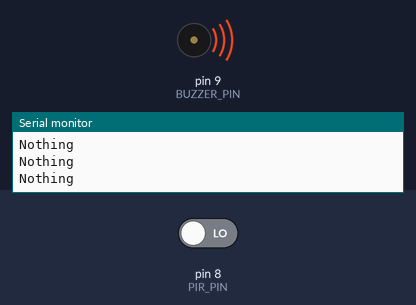
The sketch below on a simulated Arduino Uno, built with avr-gcc and run on an emulated ATmega328P. Shown: buzzer (waves = sounding, pin HIGH), the last lines printed to the serial monitor. Inputs (shaded band) come from the test bench; at power-on: pin 8 (PIR_PIN) LOW.

Above: at 6.2 s.
6.3 s: pin 8 (PIR_PIN) driven HIGH
At 6.8 s:
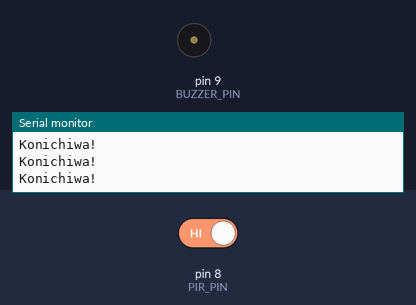
8.2 s: pin 8 (PIR_PIN) driven LOW
At 9.6 s:
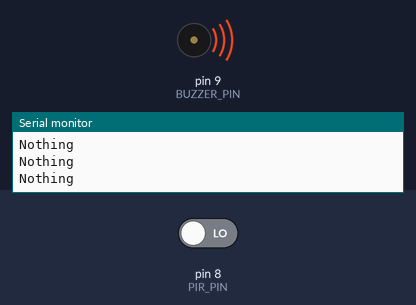
Timing chart, 0 to 11.2 s (numbered marks = the images above; inputs shaded):
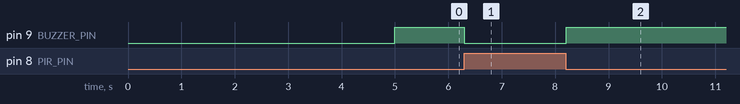

Measured:
- after the input at 6.3 s, pin 9 (BUZZER_PIN): HIGH → LOW at once
- after the input at 8.2 s, pin 9 (BUZZER_PIN): LOW → HIGH at once

The sketch:

pirsensor_buzzer_code.ino
```cpp
#define PIR_PIN 8
#define BUZZER_PIN 9
unsigned long previous_time=0;
unsigned long next_time=500;
void setup(){
  pinMode(PIR_PIN, INPUT);
  pinMode(BUZZER_PIN, OUTPUT);
  Serial.begin(9600);
  Serial.print("start pir, wait 30 seconds");
  delay(5000);
}

void loop(){
  unsigned long current_time = millis();
  int motion = digitalRead(PIR_PIN);
  if(motion == HIGH){
    digitalWrite(BUZZER_PIN, LOW);
    Serial.println("Konichiwa!");
  }
  else
  {
    digitalWrite(BUZZER_PIN, HIGH);
    Serial.println("Nothing");
  }
  delay(100);
}
```
